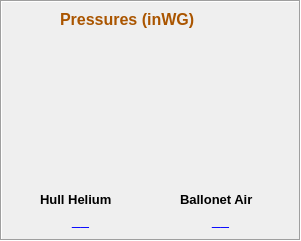
   <widget class="QFrame" name="frame_3">
    <property name="geometry">
     <rect>
      <x>10</x>
      <y>320</y>
      <width>301</width>
      <height>241</height>
     </rect>
    </property>
    <property name="frameShape">
     <enum>QFrame::Box</enum>
    </property>
    <property name="frameShadow">
     <enum>QFrame::Sunken</enum>
    </property>
    <widget class="QLabel" name="label_14">
     <property name="geometry">
      <rect>
       <x>60</x>
       <y>10</y>
       <width>161</width>
       <height>20</height>
      </rect>
     </property>
     <property name="text">
      <string>&lt;!DOCTYPE HTML PUBLIC &quot;-//W3C//DTD HTML 4.0//EN&quot; &quot;http://www.w3.org/TR/REC-html40/strict.dtd&quot;&gt;
&lt;html&gt;&lt;head&gt;&lt;meta name=&quot;qrichtext&quot; content=&quot;1&quot; /&gt;&lt;style type=&quot;text/css&quot;&gt;
p, li { white-space: pre-wrap; }
&lt;/style&gt;&lt;/head&gt;&lt;body style=&quot; font-family:'Ubuntu'; font-size:11pt; font-weight:400; font-style:normal;&quot;&gt;
&lt;p style=&quot; margin-top:0px; margin-bottom:0px; margin-left:0px; margin-right:0px; -qt-block-indent:0; text-indent:0px;&quot;&gt;&lt;span style=&quot; font-size:12pt; font-weight:600; color:#aa5500;&quot;&gt;Pressures (inWG)&lt;/span&gt;&lt;/p&gt;&lt;/body&gt;&lt;/html&gt;</string>
     </property>
    </widget>
    <widget class="QLabel" name="heliumLabel">
     <property name="geometry">
      <rect>
       <x>40</x>
       <y>190</y>
       <width>91</width>
       <height>20</height>
      </rect>
     </property>
     <property name="text">
      <string>&lt;!DOCTYPE HTML PUBLIC &quot;-//W3C//DTD HTML 4.0//EN&quot; &quot;http://www.w3.org/TR/REC-html40/strict.dtd&quot;&gt;
&lt;html&gt;&lt;head&gt;&lt;meta name=&quot;qrichtext&quot; content=&quot;1&quot; /&gt;&lt;style type=&quot;text/css&quot;&gt;
p, li { white-space: pre-wrap; }
&lt;/style&gt;&lt;/head&gt;&lt;body style=&quot; font-family:'Sans'; font-size:10pt; font-weight:400; font-style:normal;&quot;&gt;
&lt;p style=&quot; margin-top:0px; margin-bottom:0px; margin-left:0px; margin-right:0px; -qt-block-indent:0; text-indent:0px;&quot;&gt;&lt;span style=&quot; font-family:'Ubuntu'; font-weight:600;&quot;&gt;Hull Helium&lt;/span&gt;&lt;/p&gt;&lt;/body&gt;&lt;/html&gt;</string>
     </property>
    </widget>
    <widget class="QLabel" name="ballonetLabel">
     <property name="geometry">
      <rect>
       <x>180</x>
       <y>190</y>
       <width>91</width>
       <height>20</height>
      </rect>
     </property>
     <property name="text">
      <string>&lt;!DOCTYPE HTML PUBLIC &quot;-//W3C//DTD HTML 4.0//EN&quot; &quot;http://www.w3.org/TR/REC-html40/strict.dtd&quot;&gt;
&lt;html&gt;&lt;head&gt;&lt;meta name=&quot;qrichtext&quot; content=&quot;1&quot; /&gt;&lt;style type=&quot;text/css&quot;&gt;
p, li { white-space: pre-wrap; }
&lt;/style&gt;&lt;/head&gt;&lt;body style=&quot; font-family:'Sans'; font-size:10pt; font-weight:400; font-style:normal;&quot;&gt;
&lt;p style=&quot; margin-top:0px; margin-bottom:0px; margin-left:0px; margin-right:0px; -qt-block-indent:0; text-indent:0px;&quot;&gt;&lt;span style=&quot; font-family:'Ubuntu'; font-weight:600;&quot;&gt;Ballonet Air&lt;/span&gt;&lt;/p&gt;&lt;/body&gt;&lt;/html&gt;</string>
     </property>
    </widget>
    <widget class="QWidget" name="gridLayoutWidget_4">
     <property name="geometry">
      <rect>
       <x>150</x>
       <y>30</y>
       <width>141</width>
       <height>161</height>
      </rect>
     </property>
     <layout class="QGridLayout" name="BallonetGridLayout"/>
    </widget>
    <widget class="QWidget" name="gridLayoutWidget_3">
     <property name="geometry">
      <rect>
       <x>10</x>
       <y>30</y>
       <width>139</width>
       <height>161</height>
      </rect>
     </property>
     <layout class="QGridLayout" name="HeliumGridLayout"/>
    </widget>
    <widget class="QLabel" name="heliumValue">
     <property name="geometry">
      <rect>
       <x>50</x>
       <y>210</y>
       <width>61</width>
       <height>20</height>
      </rect>
     </property>
     <property name="styleSheet">
      <string notr="true">color: rgb(0, 0, 255);</string>
     </property>
     <property name="text">
      <string>&lt;!DOCTYPE HTML PUBLIC &quot;-//W3C//DTD HTML 4.0//EN&quot; &quot;http://www.w3.org/TR/REC-html40/strict.dtd&quot;&gt;
&lt;html&gt;&lt;head&gt;&lt;meta name=&quot;qrichtext&quot; content=&quot;1&quot; /&gt;&lt;style type=&quot;text/css&quot;&gt;
p, li { white-space: pre-wrap; }
&lt;/style&gt;&lt;/head&gt;&lt;body style=&quot; font-family:'Ubuntu'; font-size:11pt; font-weight:400; font-style:normal;&quot;&gt;
&lt;p align=&quot;center&quot; style=&quot; margin-top:0px; margin-bottom:0px; margin-left:0px; margin-right:0px; -qt-block-indent:0; text-indent:0px;&quot;&gt;__&lt;/p&gt;&lt;/body&gt;&lt;/html&gt;</string>
     </property>
    </widget>
    <widget class="QLabel" name="ballonetValue">
     <property name="geometry">
      <rect>
       <x>190</x>
       <y>210</y>
       <width>61</width>
       <height>20</height>
      </rect>
     </property>
     <property name="styleSheet">
      <string notr="true">color: rgb(0, 0, 255);</string>
     </property>
     <property name="text">
      <string>&lt;!DOCTYPE HTML PUBLIC &quot;-//W3C//DTD HTML 4.0//EN&quot; &quot;http://www.w3.org/TR/REC-html40/strict.dtd&quot;&gt;
&lt;html&gt;&lt;head&gt;&lt;meta name=&quot;qrichtext&quot; content=&quot;1&quot; /&gt;&lt;style type=&quot;text/css&quot;&gt;
p, li { white-space: pre-wrap; }
&lt;/style&gt;&lt;/head&gt;&lt;body style=&quot; font-family:'Ubuntu'; font-size:11pt; font-weight:400; font-style:normal;&quot;&gt;
&lt;p align=&quot;center&quot; style=&quot; margin-top:0px; margin-bottom:0px; margin-left:0px; margin-right:0px; -qt-block-indent:0; text-indent:0px;&quot;&gt;__&lt;/p&gt;&lt;/body&gt;&lt;/html&gt;</string>
     </property>
    </widget>
   </widget>
